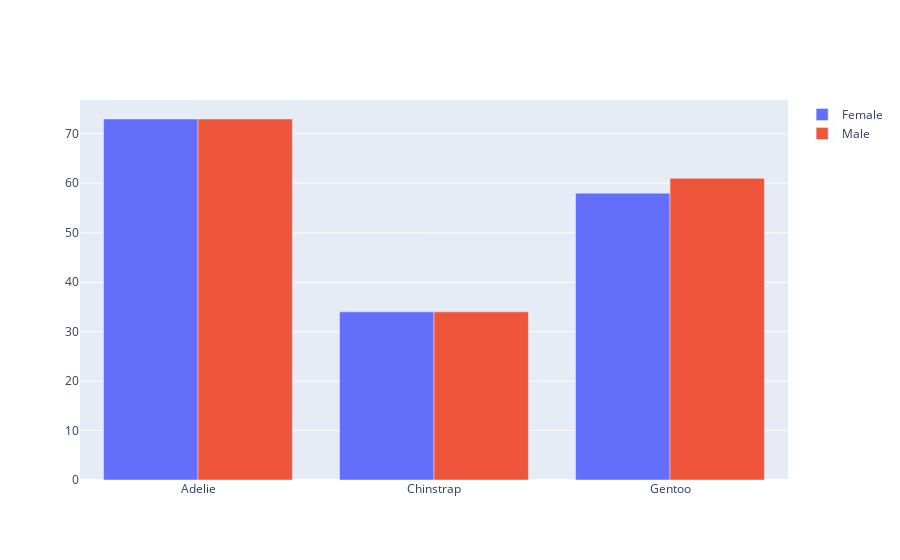

Notebook cell for this chart:
### Code cell
animals= penguins.species.unique() # This is a list with the names


fig = go.Figure(data=[
    go.Bar(name="Female", x=animals, y=agrupado.Female),
    go.Bar(name="Male", x=animals, y=agrupado.Male)
])

fig.show()

### Figure 1 — Plotly figure (JSON) as saved in the notebook; plotly's stock layout.template omitted (floating-point values rounded to 4 significant figures)
{"data": [{"name": "Female", "type": "bar", "x": ["Adelie", "Chinstrap", "Gentoo"], "y": [73, 34, 58]}, {"name": "Male", "type": "bar", "x": ["Adelie", "Chinstrap", "Gentoo"], "y": [73, 34, 61]}], "layout": {}}
